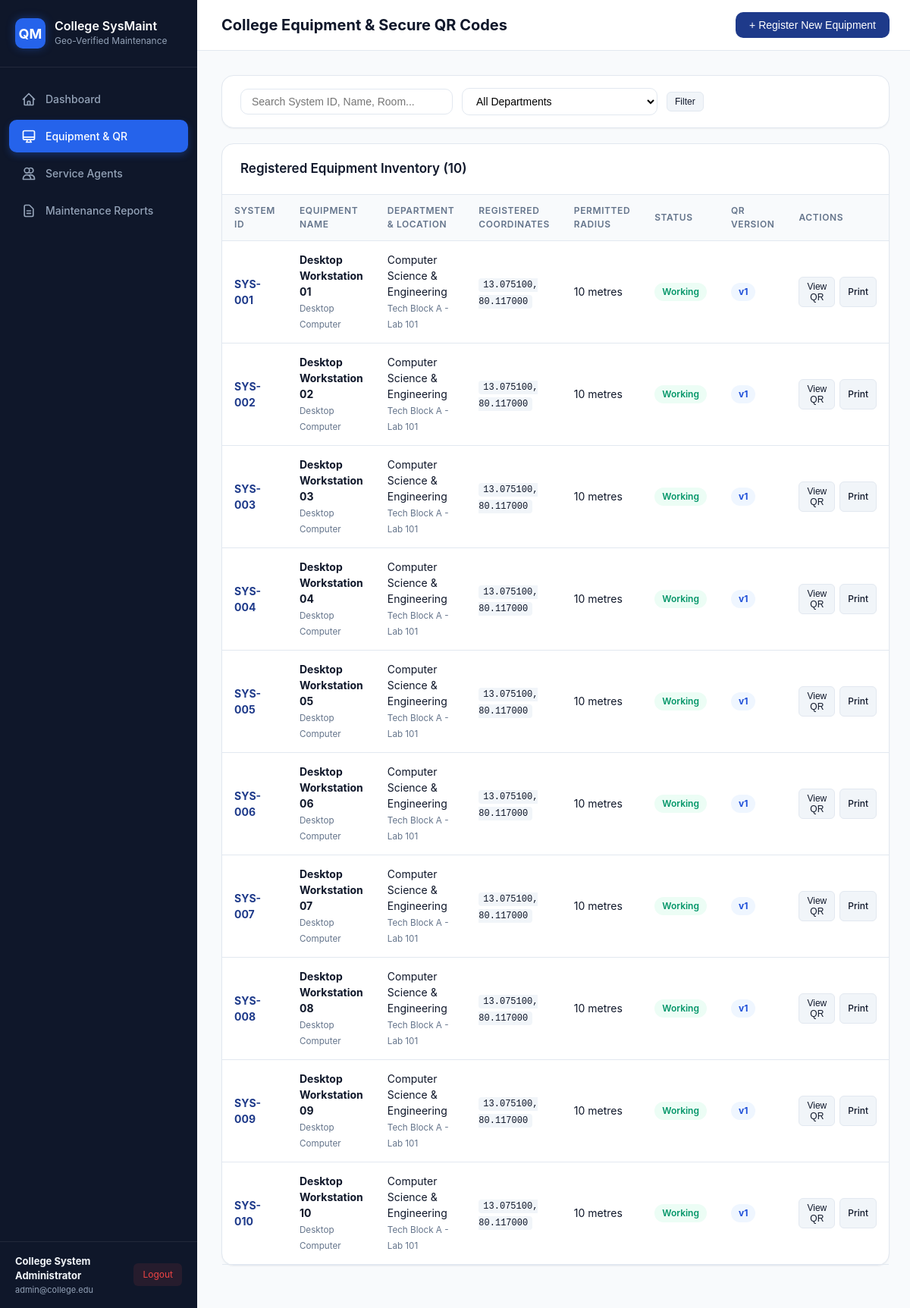
Page /admin/systems.php (signed in) on the committed database.
### tables this page shows
CREATE TABLE IF NOT EXISTS `systems` (
    `system_id` VARCHAR(50) PRIMARY KEY,
    `equipment_name` VARCHAR(100) NOT NULL,
    `equipment_type` VARCHAR(50) NOT NULL DEFAULT 'Desktop Computer',
    `department` VARCHAR(100) NOT NULL,
    `building` VARCHAR(100) NOT NULL,
    `room_number` VARCHAR(50) NOT NULL,
    `latitude` DECIMAL(10, 8) NOT NULL,
    `longitude` DECIMAL(11, 8) NOT NULL,
    `allowed_radius` INT NOT NULL DEFAULT 10,
    `status` ENUM('working', 'issue_identified', 'under_maintenance', 'disabled') NOT NULL DEFAULT 'working',
    `created_at` DATETIME DEFAULT CURRENT_TIMESTAMP,
    `updated_at` DATETIME DEFAULT CURRENT_TIMESTAMP ON UPDATE CURRENT_TIMESTAMP,
    INDEX `idx_system_dept` (`department`),
    INDEX `idx_system_status` (`status`)
);

### admin/systems.php (the view, shortened to what this page needs)
<?php
require_once __DIR__ . '/layout_nav.php';
$adminUser = checkAdminSession();
$db = getAdminDb();
$search = trim($_GET['search'] ?? '');
$query = "
    SELECT s.*, q.qr_version, q.signature
    FROM systems s
    LEFT JOIN qr_codes q ON s.system_id = q.system_id AND q.is_active = 1
    WHERE 1=1
";
$params = [];
$query .= " ORDER BY s.system_id ASC";
$stmt = $db->prepare($query);
$stmt->execute($params);
$systems = $stmt->fetchAll();
?>
<!DOCTYPE html>
<html lang="en">
<head>
  <link rel="stylesheet" href="../assets/css/style.css">
</head>
<body>
  <div class="app-container">
    <?php renderAdminSidebar('systems', $adminUser); ?>
    <main class="main-wrapper">
      <header class="topbar">
        <div>
          <h1>College Equipment & Secure QR Codes</h1>
        </div>
        <div>
          <button class="btn btn-primary" onclick="openModal('registerSystemModal')">
            + Register New Equipment
          </button>
        </div>
      </header>
      <div class="page-content">
        <div class="card" style="margin-bottom: 20px;">
          <div class="card-body" style="padding: 16px 24px;">
            <form method="GET" class="filter-bar">
              <input type="text" name="search" class="search-input" placeholder="Search System ID, Name, Room..." value="<?= htmlspecialchars($search) ?>" style="min-width: 280px;">
              <select name="department" class="select-input">
                <option value="">All Departments</option>
              </select>
              <button type="submit" class="btn btn-secondary btn-sm">Filter</button>
            </form>
          </div>
        </div>
        <div class="card">
          <div class="card-header">
            <h3>Registered Equipment Inventory (<?= count($systems) ?>)</h3>
          </div>
          <div class="card-body" style="padding: 0;">
            <div class="table-responsive">
              <table class="data-table">
                <thead>
                  <tr>
                    <th>System ID</th>
                    <th>Equipment Name</th>
                    <th>Department & Location</th>
                    <th>Registered Coordinates</th>
                    <th>Permitted Radius</th>
                    <th>Status</th>
                    <th>QR Version</th>
                    <th>Actions</th>
                  </tr>
                </thead>
                <tbody>
                  <?php if (empty($systems)): ?>
                    <tr>
                      <td colspan="8" style="text-align: center; color: #64748b; padding: 30px;">No equipment records found matching criteria.</td>
                    </tr>
                  <?php else: ?>
                    <?php foreach ($systems as $s):
                      $qrPayload = [
                        'system_id' => $s['system_id'],
                        'latitude'  => (float)number_format((float)$s['latitude'], 6, '.', ''),
                        'longitude' => (float)number_format((float)$s['longitude'], 6, '.', ''),
                        'radius'    => (int)$s['allowed_radius'],
                        'version'   => (int)($s['qr_version'] ?? 1),
                        'signature' => $s['signature'] ?? ''
                      ];
                      $jsonPayload = json_encode($qrPayload, JSON_UNESCAPED_SLASHES);
                    ?>
                      <tr>
                        <td><b style="color: var(--primary);"><?= htmlspecialchars($s['system_id']) ?></b></td>
                        <td>
                          <b><?= htmlspecialchars($s['equipment_name']) ?></b><br>
                          <small style="color: #64748b;"><?= htmlspecialchars($s['equipment_type']) ?></small>
                        </td>
                        <td>
                          <?= htmlspecialchars($s['department']) ?><br>
                          <small style="color: #64748b;"><?= htmlspecialchars($s['building']) ?> - <?= htmlspecialchars($s['room_number']) ?></small>
                        </td>
                        <td>
                          <span style="font-family: monospace; font-size: 12px; background: #f1f5f9; padding: 2px 6px; border-radius: 4px;">
                            <?= number_format((float)$s['latitude'], 6) ?>, <?= number_format((float)$s['longitude'], 6) ?>
                          </span>
                        </td>
                        <td><?= (int)$s['allowed_radius'] ?> metres</td>
                        <td>
                          <?php if ($s['status'] === 'working'): ?>
                            <span class="badge badge-working">Working</span>
                          <?php elseif ($s['status'] === 'issue_identified'): ?>
                            <span class="badge badge-issues">Issues Identified</span>
                          <?php elseif ($s['status'] === 'disabled'): ?>
                            <span class="badge badge-inactive">Disabled</span>
                          <?php else: ?>
                            <span class="badge badge-maintenance"><?= htmlspecialchars($s['status']) ?></span>
                          <?php endif; ?>
                        </td>
                        <td>
                          <span class="badge" style="background: #eff6ff; color: #1d4ed8; font-weight: 700;">
                            v<?= (int)($s['qr_version'] ?? 1) ?>
                          </span>
                        </td>
                        <td>
                          <div style="display: flex; gap: 6px;">
                            <button class="btn btn-secondary btn-sm" onclick='showQrModal(<?= json_encode($s['system_id']) ?>, <?= json_encode($jsonPayload) ?>)'>
                              View QR
                            </button>
                            <a href="qr_print.php?system_id=<?= urlencode($s['system_id']) ?>" target="_blank" class="btn btn-secondary btn-sm" title="Print QR Sticker">
                              Print
                            </a>
                          </div>
                        </td>
                      </tr>
                    <?php endforeach; ?>
                  <?php endif; ?>
                </tbody>
              </table>
            </div>
          </div>
        </div>
      </div>
    </main>
  </div>
</body>
</html>

### admin/layout_nav.php
<?php
function renderAdminSidebar(string $activePage, array $adminUser): void {
?>
  <aside class="sidebar">
    <div class="sidebar-header">
      <div class="logo-badge">QM</div>
      <div>
        <h2>College SysMaint</h2>
        <p>Geo-Verified Maintenance</p>
      </div>
    </div>
    <nav class="sidebar-nav">
      <a href="dashboard.php" class="nav-link <?= $activePage === 'dashboard' ? 'active' : '' ?>">
        <svg class="nav-icon" fill="none" viewBox="0 0 24 24" stroke="currentColor">
          <path stroke-linecap="round" stroke-linejoin="round" d="M3 12l2-2m0 0l7-7 7 7M5 10v10a1 1 0 001 1h3m10-11l2 2m-2-2v10a1 1 0 01-1 1h-3m-6 0a1 1 0 001-1v-4a1 1 0 011-1h2a1 1 0 011 1v4a1 1 0 001 1m-6 0h6"/>
        </svg>
        Dashboard
      </a>
      <a href="systems.php" class="nav-link <?= $activePage === 'systems' ? 'active' : '' ?>">
        <svg class="nav-icon" fill="none" viewBox="0 0 24 24" stroke="currentColor">
          <path stroke-linecap="round" stroke-linejoin="round" d="M9.75 17L9 20l-1 1h8l-1-1-.75-3M3 13h18M5 17h14a2 2 0 002-2V5a2 2 0 00-2-2H5a2 2 0 00-2 2v10a2 2 0 002 2z"/>
        </svg>
        Equipment & QR
      </a>
      <a href="agents.php" class="nav-link <?= $activePage === 'agents' ? 'active' : '' ?>">
        <svg class="nav-icon" fill="none" viewBox="0 0 24 24" stroke="currentColor">
          <path stroke-linecap="round" stroke-linejoin="round" d="M12 4.354a4 4 0 110 5.292M15 21H3v-1a6 6 0 0112 0v1zm0 0h6v-1a6 6 0 00-9-5.197M13 7a4 4 0 11-8 0 4 4 0 018 0z"/>
        </svg>
        Service Agents
      </a>
      <a href="reports.php" class="nav-link <?= $activePage === 'reports' ? 'active' : '' ?>">
        <svg class="nav-icon" fill="none" viewBox="0 0 24 24" stroke="currentColor">
          <path stroke-linecap="round" stroke-linejoin="round" d="M9 12h6m-6 4h6m2 5H7a2 2 0 01-2-2V5a2 2 0 012-2h5.586a1 1 0 01.707.293l5.414 5.414a1 1 0 01.293.707V19a2 2 0 01-2 2z"/>
        </svg>
        Maintenance Reports
      </a>
    </nav>
    <div class="sidebar-footer">
      <div class="admin-info">
        <h4><?= htmlspecialchars($adminUser['name']) ?></h4>
        <p><?= htmlspecialchars($adminUser['email']) ?></p>
      </div>
      <a href="logout.php" class="btn-logout">Logout</a>
    </div>
  </aside>
<?php
}

### rows in the picture
systems: system_id "SYS-001", equipment_name "Desktop Workstation 01", equipment_type "Desktop Computer", department "Computer Science & Engineering", building "Tech Block A", room_number "Lab 101", latitude "13.075100", longitude "80.117000", allowed_radius "10", status "Working", qr_version "1"
systems: system_id "SYS-002", equipment_name "Desktop Workstation 02", equipment_type "Desktop Computer", department "Computer Science & Engineering", building "Tech Block A", room_number "Lab 101", latitude "13.075100", longitude "80.117000", allowed_radius "10", status "Working", qr_version "1"
systems: system_id "SYS-003", equipment_name "Desktop Workstation 03", equipment_type "Desktop Computer", department "Computer Science & Engineering", building "Tech Block A", room_number "Lab 101", latitude "13.075100", longitude "80.117000", allowed_radius "10", status "Working", qr_version "1"
systems: system_id "SYS-004", equipment_name "Desktop Workstation 04", equipment_type "Desktop Computer", department "Computer Science & Engineering", building "Tech Block A", room_number "Lab 101", latitude "13.075100", longitude "80.117000", allowed_radius "10", status "Working", qr_version "1"
systems: system_id "SYS-005", equipment_name "Desktop Workstation 05", equipment_type "Desktop Computer", department "Computer Science & Engineering", building "Tech Block A", room_number "Lab 101", latitude "13.075100", longitude "80.117000", allowed_radius "10", status "Working", qr_version "1"
systems: system_id "SYS-006", equipment_name "Desktop Workstation 06", equipment_type "Desktop Computer", department "Computer Science & Engineering", building "Tech Block A", room_number "Lab 101", latitude "13.075100", longitude "80.117000", allowed_radius "10", status "Working", qr_version "1"
systems: system_id "SYS-007", equipment_name "Desktop Workstation 07", equipment_type "Desktop Computer", department "Computer Science & Engineering", building "Tech Block A", room_number "Lab 101", latitude "13.075100", longitude "80.117000", allowed_radius "10", status "Working", qr_version "1"
systems: system_id "SYS-008", equipment_name "Desktop Workstation 08", equipment_type "Desktop Computer", department "Computer Science & Engineering", building "Tech Block A", room_number "Lab 101", latitude "13.075100", longitude "80.117000", allowed_radius "10", status "Working", qr_version "1"
systems: system_id "SYS-009", equipment_name "Desktop Workstation 09", equipment_type "Desktop Computer", department "Computer Science & Engineering", building "Tech Block A", room_number "Lab 101", latitude "13.075100", longitude "80.117000", allowed_radius "10", status "Working", qr_version "1"
systems: system_id "SYS-010", equipment_name "Desktop Workstation 10", equipment_type "Desktop Computer", department "Computer Science & Engineering", building "Tech Block A", room_number "Lab 101", latitude "13.075100", longitude "80.117000", allowed_radius "10", status "Working", qr_version "1"

### other values in the picture
$adminUser['name'] "College System Administrator"
$adminUser['email'] "admin@college.edu"
count($systems) "10"
